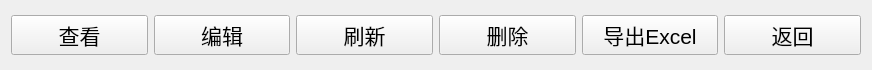
<?xml version="1.0" encoding="UTF-8"?>
<ui version="4.0">
 <class>CDlgOrderToolBar</class>
 <widget class="QWidget" name="CDlgOrderToolBar">
  <property name="geometry">
   <rect>
    <x>0</x>
    <y>0</y>
    <width>872</width>
    <height>70</height>
   </rect>
  </property>
  <property name="windowTitle">
   <string>CDlgOrderToolBar</string>
  </property>
  <layout class="QGridLayout" name="gridLayout">
   <item row="0" column="5">
    <widget class="QPushButton" name="mpBtnReturn">
     <property name="font">
      <font>
       <pointsize>16</pointsize>
      </font>
     </property>
     <property name="text">
      <string>返回</string>
     </property>
    </widget>
   </item>
   <item row="0" column="0">
    <widget class="QPushButton" name="mopBtnCheck">
     <property name="font">
      <font>
       <pointsize>16</pointsize>
      </font>
     </property>
     <property name="text">
      <string>查看</string>
     </property>
    </widget>
   </item>
   <item row="0" column="1">
    <widget class="QPushButton" name="mopBtnEdit">
     <property name="font">
      <font>
       <pointsize>16</pointsize>
      </font>
     </property>
     <property name="text">
      <string>编辑</string>
     </property>
    </widget>
   </item>
   <item row="0" column="3">
    <widget class="QPushButton" name="moBtnDelete">
     <property name="font">
      <font>
       <pointsize>16</pointsize>
      </font>
     </property>
     <property name="text">
      <string>删除</string>
     </property>
    </widget>
   </item>
   <item row="0" column="4">
    <widget class="QPushButton" name="moBtnExportExcel">
     <property name="font">
      <font>
       <pointsize>16</pointsize>
      </font>
     </property>
     <property name="text">
      <string>导出Excel</string>
     </property>
    </widget>
   </item>
   <item row="0" column="2">
    <widget class="QPushButton" name="mopBtnFlush">
     <property name="font">
      <font>
       <pointsize>16</pointsize>
      </font>
     </property>
     <property name="text">
      <string>刷新</string>
     </property>
    </widget>
   </item>
  </layout>
 </widget>
 <layoutdefault spacing="6" margin="11"/>
 <resources/>
 <connections/>
</ui>
